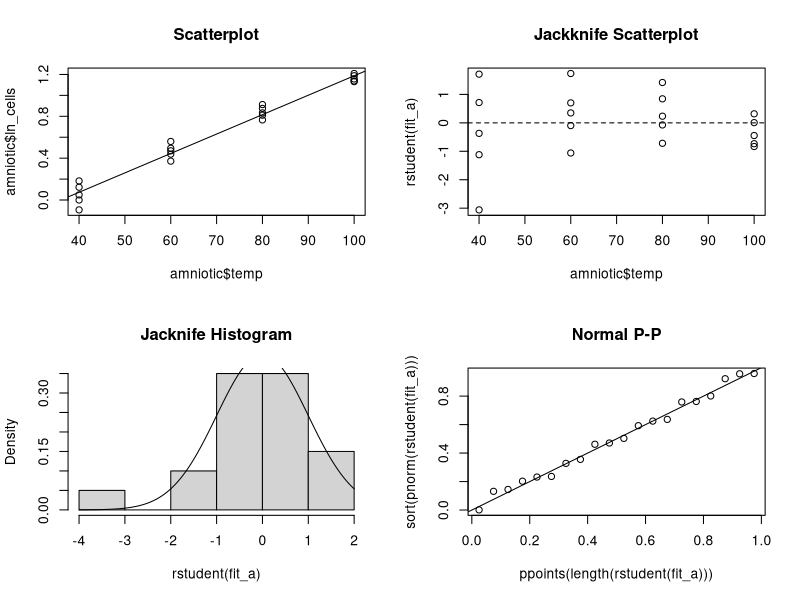

Reproduce this figure in R.
## ---- chunk 1
knitr::opts_chunk$set(echo = TRUE, include = TRUE)

amniotic <- data.frame(
  cells = c(
    1.13, 1.20, 1.00, 0.91, 1.05, 1.75, 1.45, 1.55, 1.64, 1.60, 2.30, 2.15, 2.25, 2.40, 2.49, 3.18, 3.10, 3.28, 3.35, 3.12
  ),
  temp = c(
    rep(40,5), rep(60,5), rep(80,5), rep(100,5)
  )
)

amniotic$ln_cells <- log(amniotic$cells)
## ---- chunk 2
fit_a <- lm(ln_cells ~ temp, data = amniotic)
summary(fit_a)

coeff <- fit_a$coefficients

coeff_t <- exp(fit_a$coefficients)
ci_t <- exp(confint(fit_a))
## ---- chunk 3
par(mfrow = c(2, 2))

plot(x = amniotic$temp, y = amniotic$ln_cells, main = 'Scatterplot')
abline(fit_a)

plot(x = amniotic$temp, y = rstudent(fit_a), main = "Jackknife Scatterplot")
abline(h = 0, lty = 2)

hist(x = rstudent(fit_a), freq = FALSE, main = "Jacknife Histogram")
curve(dnorm(x, mean = 0, sd = 1), add = TRUE)

plot(ppoints(length(rstudent(fit_a))), sort(pnorm(rstudent(fit_a))), main = "Normal P-P")
abline(a = 0, b = 1)
